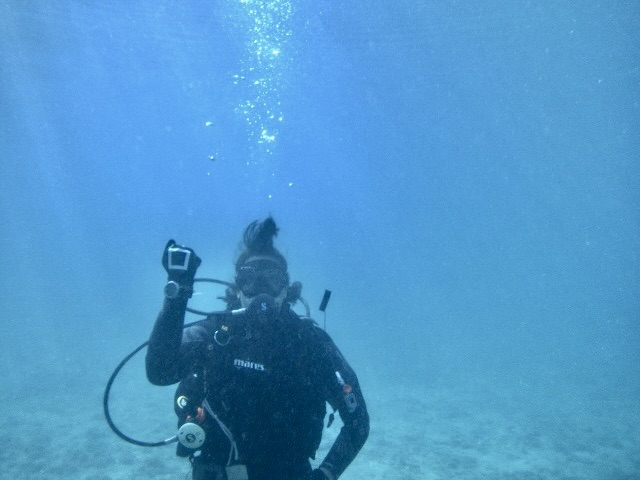
#> input picture enhanced/biograd-A_00001_right-2.jpg, 640 x 480 px; its folder holds only this picture in this run
$ python test.py
#> lines starting #> are read from the running program, lines starting #| are printed output that depends on the picture
# -*- coding: utf-8 -*-
"""
@Author: OpenAI Assistant
@Date: 2023-11-26

实现UCIQE和UIQM水下图像质量评价指标的Python代码
"""

import os
import cv2
import numpy as np
import time
import math
import csv
from skimage import color
from skimage.filters import sobel


class UCIQE_UIQM:
    def __init__(self, image_folders, output_csv='UCIQE_UIQM.csv', image_size=(640, 640),
                 uciqe_coeffs=(0.4680, 0.2745, 0.2576), uiqm_coeffs=(0.0282, 0.2953, 3.5753),
                 metrics_to_compute=('uciqe', 'uiqm')):
        """
        初始化UCIQE_UIQM计算类

        参数：
        - image_folders: 输入图像文件夹列表
        - output_csv: 输出CSV文件路径
        - image_size: 图像预处理大小，默认(640, 640)
        - uciqe_coeffs: UCIQE指标的系数，默认为论文中的系数
        - uiqm_coeffs: UIQM指标的系数，默认为论文中的系数
        - metrics_to_compute: 要计算的指标列表，可以是'uciqe'，'uiqm'或两者
        """
        self.image_folders = image_folders
        self.output_csv = output_csv
        self.image_size = image_size
        self.uciqe_coeffs = uciqe_coeffs
        self.uiqm_coeffs = uiqm_coeffs
        self.metrics_to_compute = metrics_to_compute

    def process_images(self):
        """
        处理图像，计算指定的指标并保存结果到CSV文件
        """
        # 打开CSV文件，准备写入
        with open(self.output_csv, mode='w', newline='', encoding='utf-8') as csv_file:
            fieldnames = ['image_name', 'image_path']
            if 'uciqe' in self.metrics_to_compute:
                fieldnames.extend(['uciqe_value', 'uciqe_time'])
            if 'uiqm' in self.metrics_to_compute:
                fieldnames.extend(['uiqm_value', 'uiqm_time'])
            writer = csv.DictWriter(csv_file, fieldnames=fieldnames)
            writer.writeheader()

            # 遍历每个文件夹
            for folder in self.image_folders:
                for root, _, files in os.walk(folder):
                    for file in files:
                        if file.lower().endswith(('.png', '.jpg', '.jpeg', '.bmp', '.tif', '.tiff')):
                            image_path = os.path.join(root, file)
                            image_name = file
                            print(f"Processing {image_name}")
                            # 读取并预处理图像
                            img = cv2.imread(image_path)
                            img = cv2.cvtColor(img, cv2.COLOR_BGR2RGB)
                            img = cv2.resize(img, self.image_size)
                            result = {'image_name': image_name, 'image_path': root}
                            # 计算UCIQE指标
                            if 'uciqe' in self.metrics_to_compute:
                                start_time = time.time()
                                uciqe_value = self.compute_uciqe(img, self.uciqe_coeffs)
                                end_time = time.time()
                                result['uciqe_value'] = uciqe_value
                                result['uciqe_time'] = end_time - start_time
                            # 计算UIQM指标
                            if 'uiqm' in self.metrics_to_compute:
                                start_time = time.time()
                                uiqm_value = self.compute_uiqm(img, self.uiqm_coeffs)
                                end_time = time.time()
                                result['uiqm_value'] = uiqm_value
                                result['uiqm_time'] = end_time - start_time
                            # 写入CSV文件
                            writer.writerow(result)

    def compute_uciqe(self, img, coeffs):
        """
        计算UCIQE指标

        参数：
        - img: 输入的RGB图像，numpy数组
        - coeffs: UCIQE指标的系数，tuple格式

        返回：
        - uciqe_value: 计算得到的UCIQE值
        """
        # 将RGB图像转换为Lab颜色空间
        img_lab = color.rgb2lab(img)
        L = img_lab[:, :, 0] / 100.0  # 亮度通道归一化到[0,1]
        a = img_lab[:, :, 1] / 128.0  # a通道归一化到[-1,1]
        b = img_lab[:, :, 2] / 128.0  # b通道归一化到[-1,1]

        # 计算色度
        chroma = np.sqrt(a ** 2 + b ** 2)
        # 色度的标准差
        sigma_c = np.std(chroma)
        # 亮度对比度，计算亮度通道的第1百分位和第99百分位
        L_flat = L.flatten()
        L_sorted = np.sort(L_flat)
        per_1 = L_sorted[int(0.01 * len(L_sorted))]
        per_99 = L_sorted[int(0.99 * len(L_sorted))]
        con_l = per_99 - per_1
        # 饱和度的均值
        saturation = chroma / (L + 1e-6)  # 避免除零
        mu_s = np.mean(saturation)

        # 计算UCIQE值
        c1, c2, c3 = coeffs
        uciqe_value = c1 * sigma_c + c2 * con_l + c3 * mu_s
        return uciqe_value

    def compute_uiqm(self, img, coeffs):
        """
        计算UIQM指标

        参数：
        - img: 输入的RGB图像，numpy数组
        - coeffs: UIQM指标的系数，tuple格式

        返回：
        - uiqm_value: 计算得到的UIQM值
        """
        c1, c2, c3 = coeffs
        uicm = self.compute_uicm(img)
        uism = self.compute_uism(img)
        uiconm = self.compute_uiconm(img)
        uiqm_value = c1 * uicm + c2 * uism + c3 * uiconm
        return uiqm_value

    def compute_uicm(self, img):
        """
        计算色彩测量指标 UICM

        参数：
        - img: 输入的RGB图像，numpy数组

        返回：
        - uicm_value: 计算得到的UICM值
        """
        R = img[:, :, 0].flatten()
        G = img[:, :, 1].flatten()
        B = img[:, :, 2].flatten()
        RG = R - G
        YB = (R + G) / 2 - B

        mu_a_RG = self.mu_a(RG)
        mu_a_YB = self.mu_a(YB)
        sigma_a_RG = self.sigma_a(RG, mu_a_RG)
        sigma_a_YB = self.sigma_a(YB, mu_a_YB)

        # 根据论文中的公式计算UICM
        l = np.sqrt(mu_a_RG ** 2 + mu_a_YB ** 2)
        r = np.sqrt(sigma_a_RG + sigma_a_YB)
        uicm_value = (-0.0268) * l + 0.1586 * r
        return uicm_value

    def mu_a(self, x, alpha_L=0.1, alpha_R=0.1):
        """
        计算非对称alpha截断均值

        参数：
        - x: 输入的一维数组
        - alpha_L: 左侧截断比例
        - alpha_R: 右侧截断比例

        返回：
        - mu: 截断均值
        """
        x_sorted = np.sort(x)
        K = len(x_sorted)
        T_a_L = int(np.ceil(alpha_L * K))
        T_a_R = int(np.floor(alpha_R * K))
        x_trimmed = x_sorted[T_a_L:K - T_a_R]
        mu = np.mean(x_trimmed)
        return mu

    def sigma_a(self, x, mu):
        """
        计算方差

        参数：
        - x: 输入的一维数组
        - mu: 均值

        返回：
        - sigma: 方差
        """
        sigma = np.mean((x - mu) ** 2)
        return sigma

    def compute_uism(self, img, window_size=10):
        """
        计算清晰度测量指标 UISM

        参数：
        - img: 输入的RGB图像，numpy数组
        - window_size: 分块大小，默认10

        返回：
        - uism_value: 计算得到的UISM值
        """
        R = img[:, :, 0]
        G = img[:, :, 1]
        B = img[:, :, 2]

        Rs = sobel(R)
        Gs = sobel(G)
        Bs = sobel(B)

        R_edge = np.multiply(Rs, R)
        G_edge = np.multiply(Gs, G)
        B_edge = np.multiply(Bs, B)

        r_eme = self.eme(R_edge, window_size)
        g_eme = self.eme(G_edge, window_size)
        b_eme = self.eme(B_edge, window_size)

        # 根据人眼视觉系统的RGB通道权重
        lambda_r = 0.299
        lambda_g = 0.587
        lambda_b = 0.114

        uism_value = lambda_r * r_eme + lambda_g * g_eme + lambda_b * b_eme
        return uism_value

    def eme(self, img, window_size):
        """
        计算EME值

        参数：
        - img: 输入的二维数组
        - window_size: 分块大小

        返回：
        - eme_value: 计算得到的EME值
        """
        img_height, img_width = img.shape
        k1 = img_width // window_size
        k2 = img_height // window_size
        w = 2.0 / (k1 * k2)
        eme_value = 0.0

        for i in range(k2):
            for j in range(k1):
                block = img[i * window_size:(i + 1) * window_size, j * window_size:(j + 1) * window_size]
                I_max = np.max(block)
                I_min = np.min(block)
                if I_min == 0:
                    continue
                eme_value += np.log(I_max / I_min)
        eme_value *= w
        return eme_value

    def compute_uiconm(self, img, window_size=10):
        """
        计算对比度测量指标 UIConM

        参数：
        - img: 输入的RGB图像，numpy数组
        - window_size: 分块大小，默认10

        返回：
        - uiconm_value: 计算得到的UIConM值
        """
        img_gray = cv2.cvtColor(img, cv2.COLOR_RGB2GRAY)
        img_height, img_width = img_gray.shape
        k1 = img_width // window_size
        k2 = img_height // window_size
        w = -1.0 / (k1 * k2)
        uiconm_value = 0.0
        alpha = 1.0  # 指数，可以调整

        for i in range(k2):
            for j in range(k1):
                block = img_gray[i * window_size:(i + 1) * window_size, j * window_size:(j + 1) * window_size]
                I_max = np.max(block)
                I_min = np.min(block)
                top = I_max - I_min
                bot = I_max + I_min
                if bot == 0 or top == 0:
                    continue
                val = (top / bot) ** alpha * np.log(top / bot)
                uiconm_value += val
        uiconm_value *= w
        return uiconm_value


def main():
    # 示例使用
    image_folders = ['enhanced']  # 输入的图像文件夹列表，可以修改
    output_csv = 'UCIQE_UIQM.csv'  # 输出CSV文件路径，可以修改
    image_size = (640, 640)  # 图像预处理大小，可以修改
    uciqe_coeffs = (0.4680, 0.2745, 0.2576)  # UCIQE指标的系数，可以修改
    uiqm_coeffs = (0.0282, 0.2953, 3.5753)  # UIQM指标的系数，可以修改
    metrics_to_compute = ('uciqe', 'uiqm')  # 要计算的指标，可以修改

    uciqe_uiqm = UCIQE_UIQM(
        image_folders=image_folders,
        output_csv=output_csv,
        image_size=image_size,
        uciqe_coeffs=uciqe_coeffs,
        uiqm_coeffs=uiqm_coeffs,
        metrics_to_compute=metrics_to_compute
    )
    uciqe_uiqm.process_images()
#> in process_images, img is the input picture: shape (480, 640, 3); mean B, G, R 203.8, 152.1, 80.5
#> in compute_uciqe, `img_lab = color.rgb2lab(img)`: img_lab: shape (640, 640, 3) float64; mean of channels 0, 1, 2 60.2, -6.7, -33.2
#> in compute_uciqe, `L = img_lab[:, :, 0] / 100.0`:
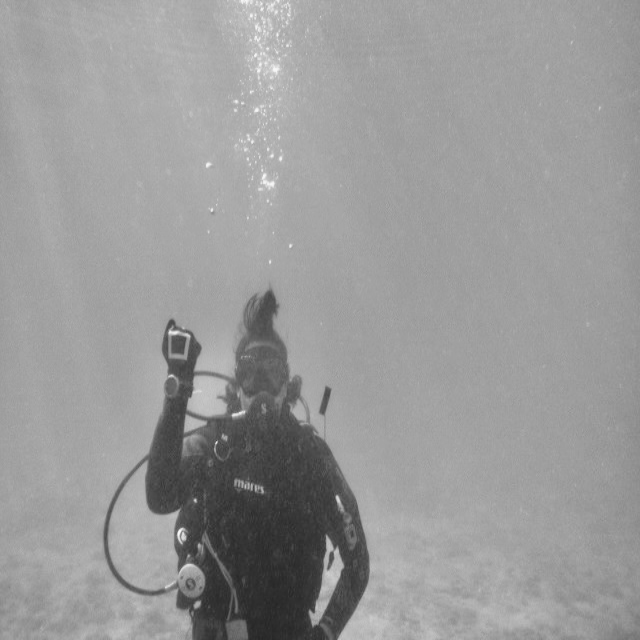
#> L: shape (640, 640) float64; min 0.148, max 0.972, mean 0.602
#> in compute_uciqe, `a = img_lab[:, :, 1] / 128.0`:
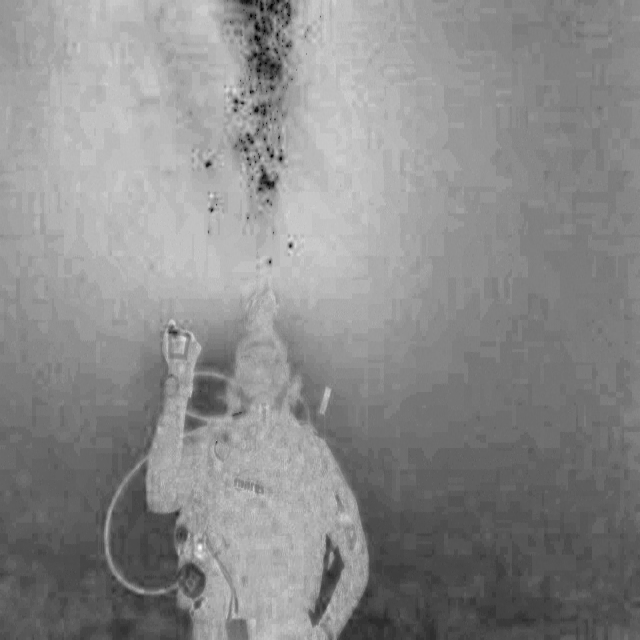
#> a: shape (640, 640) float64; min -0.192, max 0.0642, mean -0.0525; drawn with min black and max white
#> in compute_uciqe, `b = img_lab[:, :, 2] / 128.0`:
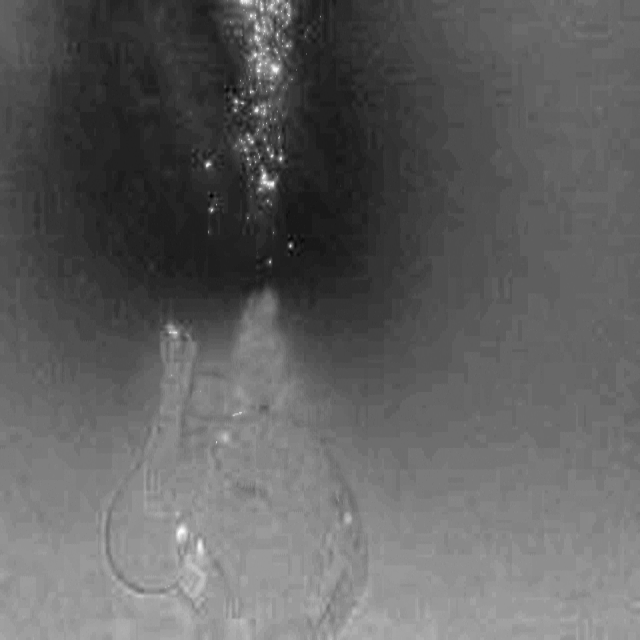
#> b: shape (640, 640) float64; min -0.399, max -0.0301, mean -0.259; drawn with min black and max white
#> in compute_uciqe, `chroma = np.sqrt(a ** 2 + b ** 2)`:
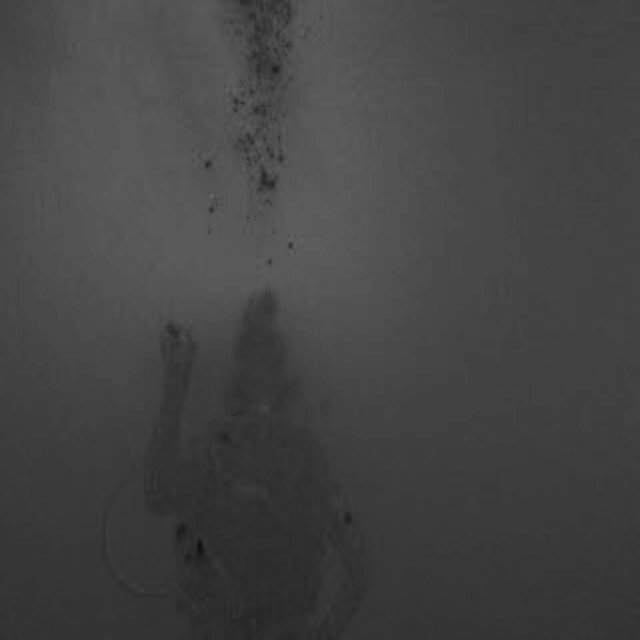
#> chroma: shape (640, 640) float64; min 0.0528, max 0.401, mean 0.269
#> in compute_uciqe, `sigma_c = np.std(chroma)`: sigma_c = 0.0496
#> in compute_uciqe, `per_1 = L_sorted[int(0.01 * len(L_sorted))]`: per_1 = 0.192
#> in compute_uciqe, `per_99 = L_sorted[int(0.99 * len(L_sorted))]`: per_99 = 0.744
#> in compute_uciqe, `con_l = per_99 - per_1`: con_l = 0.552
#> in compute_uciqe, `saturation = chroma / (L + 1e-6)`:
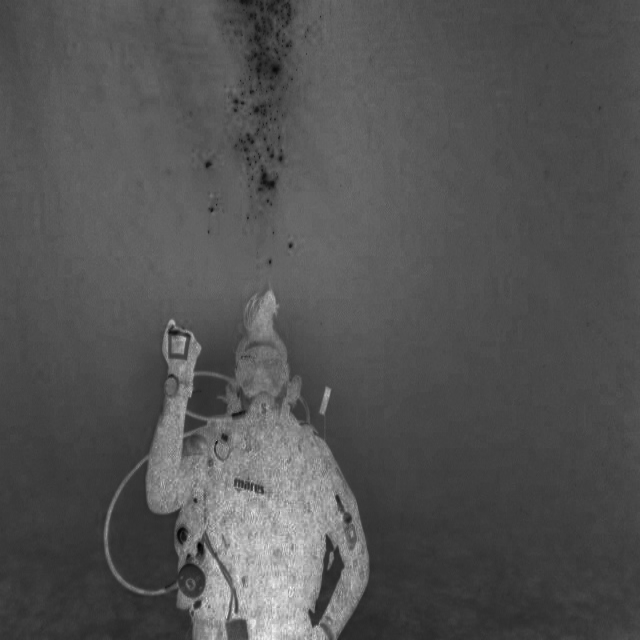
#> saturation: shape (640, 640) float64; min 0.0792, max 1.26, mean 0.467; drawn with min black and max white
#> in compute_uciqe, `mu_s = np.mean(saturation)`: mu_s = 0.467
#> in compute_uciqe, `uciqe_value = c1 * sigma_c + c2 * con_l + c3 * mu_s`: uciqe_value = 0.295
#> in mu_a, `K = len(x_sorted)`: K = 409600
#> in mu_a, `T_a_L = int(np.ceil(alpha_L * K))`: T_a_L = 40960
#> in mu_a, `mu = np.mean(x_trimmed)`: mu = 182.9
#> in compute_uicm, `mu_a_YB = self.mu_a(YB)`: mu_a_YB = -117.6
#> in sigma_a, `sigma = np.mean((x - mu) ** 2)`: sigma = 60.07
#> in compute_uicm, `sigma_a_YB = self.sigma_a(YB, mu_a_YB)`: sigma_a_YB = 3921
#> in compute_uicm, `l = np.sqrt(mu_a_RG ** 2 + mu_a_YB ** 2)`: l = 217.5
#> in compute_uicm, `r = np.sqrt(sigma_a_RG + sigma_a_YB)`: r = 63.1
#> in compute_uicm, `uicm_value = (-0.0268) * l + 0.1586 * r`: uicm_value = 4.18
#> in compute_uism, `B = img[:, :, 2]`:
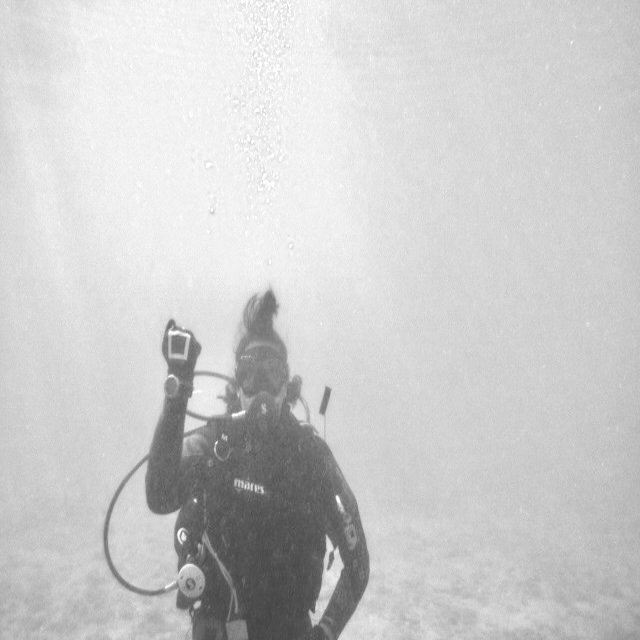
#> B: shape (640, 640); min 68, max 255, mean 203.8
#> in compute_uism, `Rs = sobel(R)`:
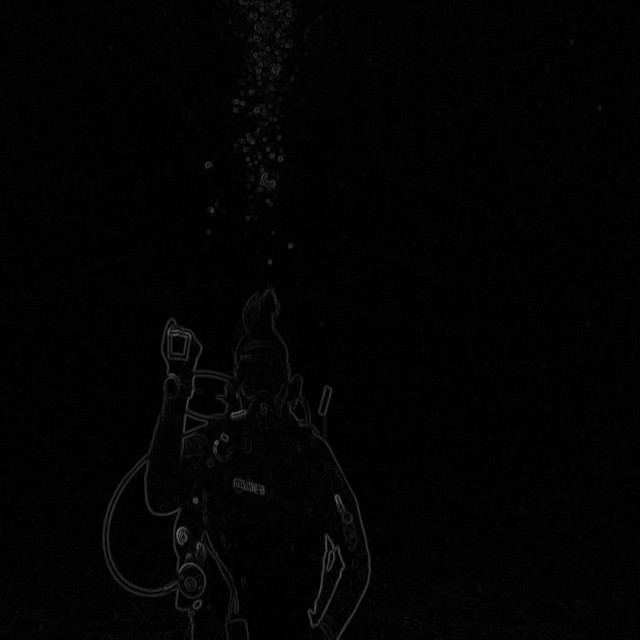
#> Rs: shape (640, 640) float64; min 0, max 0.453, mean 0.013
#> after the loop in eme, `for i in range(k2):`: eme_value = 42344.5
#> in eme, `eme_value *= w`: eme_value = 20.68
#> in compute_uism, `g_eme = self.eme(G_edge, window_size)`: g_eme = 14.5
#> in compute_uism, `b_eme = self.eme(B_edge, window_size)`: b_eme = 21.59
#> in compute_uism, `uism_value = lambda_r * r_eme + lambda_g * g_eme + lambda_b * b_eme`: uism_value = 17.15
#> after the loop in compute_uiconm, `for i in range(k2):`: uiconm_value = 1384.6
#> in compute_uiconm, `uiconm_value *= w`: uiconm_value = -0.338
#> in compute_uiqm, `uiqm_value = c1 * uicm + c2 * uism + c3 * uiconm`: uiqm_value = 3.98


if __name__ == '__main__':
    main()
